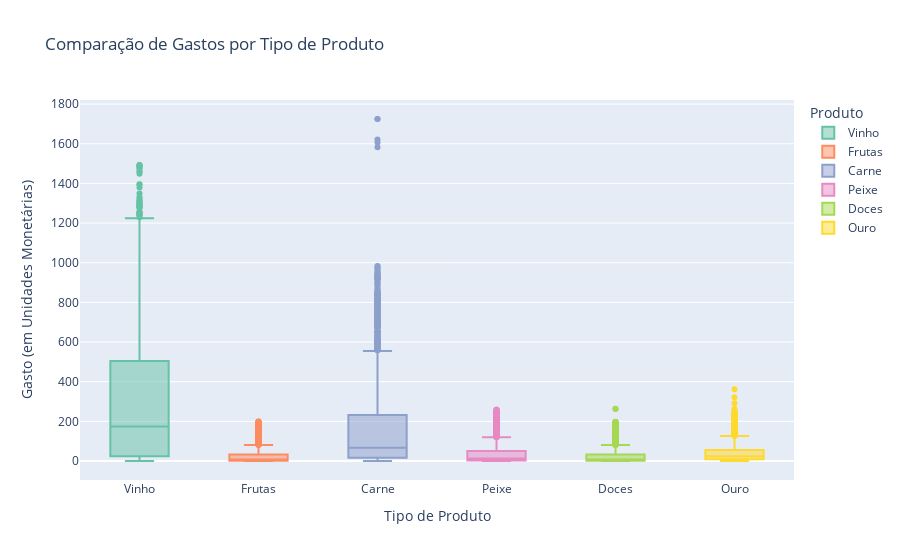

Notebook code for this chart:
### Markdown cell above
## Compararando Gastos por Tipo de Produto

### Code cell
produtos = ['MntWines', 'MntFruits', 'MntMeatProducts', 'MntFishProducts', 'MntSweetProducts', 'MntGoldProds']
data_long = data[produtos].melt(var_name='Produto', value_name='Gasto')

data_long['Produto'] = data_long['Produto'].replace({
    'MntWines': 'Vinho',
    'MntFruits': 'Frutas',
    'MntMeatProducts': 'Carne',
    'MntFishProducts': 'Peixe',
    'MntSweetProducts': 'Doces',
    'MntGoldProds': 'Ouro'
})


fig = px.box(data_long, x='Produto', y='Gasto', color='Produto', 
             title='Comparação de Gastos por Tipo de Produto', 
             color_discrete_sequence=px.colors.qualitative.Set2)

fig.update_layout(xaxis_title='Tipo de Produto', yaxis_title='Gasto (em Unidades Monetárias)')
fig.show()

### Figure 1 — Plotly figure (JSON) as saved in the notebook; plotly's stock layout.template omitted (floating-point values rounded to 4 significant figures; data arrays with more than 128 entries replaced by an {"elided": "..."} marker saying what was removed)
{"data": [{"alignmentgroup": "True", "hovertemplate": "Produto=%{x}<br>Gasto=%{y}<extra></extra>", "legendgroup": "Vinho", "marker": {"color": "rgb(102,194,165)"}, "name": "Vinho", "notched": false, "offsetgroup": "Vinho", "orientation": "v", "showlegend": true, "type": "box", "x": {"elided": "2240 str values"}, "x0": " ", "xaxis": "x", "y": {"elided": "2240 int values"}, "y0": " ", "yaxis": "y"}, {"alignmentgroup": "True", "hovertemplate": "Produto=%{x}<br>Gasto=%{y}<extra></extra>", "legendgroup": "Frutas", "marker": {"color": "rgb(252,141,98)"}, "name": "Frutas", "notched": false, "offsetgroup": "Frutas", "orientation": "v", "showlegend": true, "type": "box", "x": {"elided": "2240 str values"}, "x0": " ", "xaxis": "x", "y": {"elided": "2240 int values"}, "y0": " ", "yaxis": "y"}, {"alignmentgroup": "True", "hovertemplate": "Produto=%{x}<br>Gasto=%{y}<extra></extra>", "legendgroup": "Carne", "marker": {"color": "rgb(141,160,203)"}, "name": "Carne", "notched": false, "offsetgroup": "Carne", "orientation": "v", "showlegend": true, "type": "box", "x": {"elided": "2240 str values"}, "x0": " ", "xaxis": "x", "y": {"elided": "2240 int values"}, "y0": " ", "yaxis": "y"}, {"alignmentgroup": "True", "hovertemplate": "Produto=%{x}<br>Gasto=%{y}<extra></extra>", "legendgroup": "Peixe", "marker": {"color": "rgb(231,138,195)"}, "name": "Peixe", "notched": false, "offsetgroup": "Peixe", "orientation": "v", "showlegend": true, "type": "box", "x": {"elided": "2240 str values"}, "x0": " ", "xaxis": "x", "y": {"elided": "2240 int values"}, "y0": " ", "yaxis": "y"}, {"alignmentgroup": "True", "hovertemplate": "Produto=%{x}<br>Gasto=%{y}<extra></extra>", "legendgroup": "Doces", "marker": {"color": "rgb(166,216,84)"}, "name": "Doces", "notched": false, "offsetgroup": "Doces", "orientation": "v", "showlegend": true, "type": "box", "x": {"elided": "2240 str values"}, "x0": " ", "xaxis": "x", "y": {"elided": "2240 int values"}, "y0": " ", "yaxis": "y"}, {"alignmentgroup": "True", "hovertemplate": "Produto=%{x}<br>Gasto=%{y}<extra></extra>", "legendgroup": "Ouro", "marker": {"color": "rgb(255,217,47)"}, "name": "Ouro", "notched": false, "offsetgroup": "Ouro", "orientation": "v", "showlegend": true, "type": "box", "x": {"elided": "2240 str values"}, "x0": " ", "xaxis": "x", "y": {"elided": "2240 int values"}, "y0": " ", "yaxis": "y"}], "layout": {"boxmode": "overlay", "legend": {"title": {"text": "Produto"}, "tracegroupgap": 0}, "title": {"text": "Comparação de Gastos por Tipo de Produto"}, "xaxis": {"anchor": "y", "categoryarray": ["Vinho", "Frutas", "Carne", "Peixe", "Doces", "Ouro"], "categoryorder": "array", "domain": [0, 1], "title": {"text": "Tipo de Produto"}}, "yaxis": {"anchor": "x", "domain": [0, 1], "title": {"text": "Gasto (em Unidades Monetárias)"}}}}
